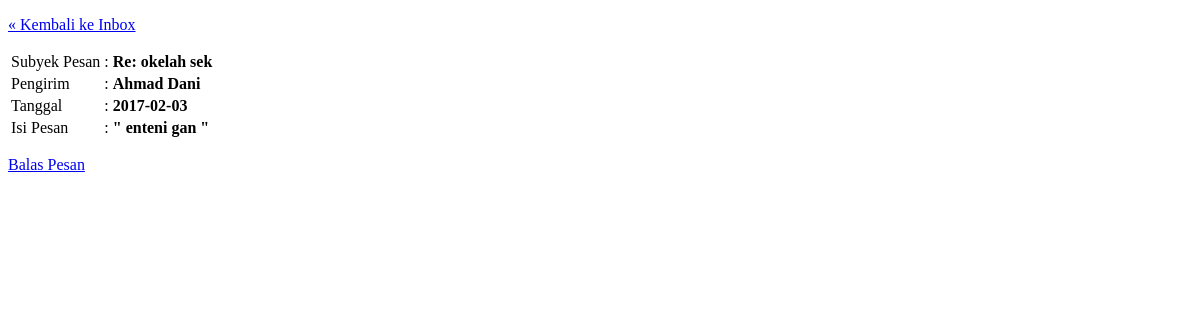
/dasbor/buka_pesan.php?id_member=6&id_pesan=37 (signed in), run on the app's committed database.
### tables this page shows
CREATE TABLE `pesan` (
  `id_pesan` int(10) NOT NULL,
  `id_pengirim` int(10) NOT NULL,
  `id_penerima` int(10) NOT NULL,
  `tanggal` date NOT NULL,
  `subyek_pesan` varchar(255) NOT NULL,
  `isi_pesan` longtext NOT NULL,
  `sudah_dibaca` enum('belum','sudah') NOT NULL
);

CREATE TABLE `member` (
  `id_member` int(10) NOT NULL,
  `nama_lengkap` varchar(255) NOT NULL,
  `gender` varchar(1) NOT NULL,
  `alamat` varchar(255) NOT NULL,
  `username` varchar(255) NOT NULL,
  `password` varchar(255) NOT NULL
);

### dasbor/buka_pesan.php (the view, shortened to what this page needs)
<?php
include_once '../setting/database.php';
$id_pesan = $_GET['id_pesan'];
$query_buka_pesan = mysqli_query($koneksi, "SELECT P.*, M.id_member, M.nama_lengkap FROM pesan P, member M WHERE id_pesan = $id_pesan AND P.id_pengirim=M.id_member");
$buka_pesan=mysqli_fetch_array($query_buka_pesan);
		?>
<!DOCTYPE html>
<html>
<head>
	<link rel="stylesheet" type="text/css" href="../css/style.css">
</head>
<body>
<p><a href="pesan.php">&laquo; Kembali ke Inbox</a></p>
<table>
	<tr>
		<td>Subyek Pesan</td>
		<td>:</td>
		<td><strong><?php echo $buka_pesan['subyek_pesan']; ?></strong></td>
	</tr>
	<tr>
		<td>Pengirim</td>
		<td>:</td>
		<td><strong><?php echo $buka_pesan['nama_lengkap']; ?></strong></td>
	</tr>
	<tr>
		<td>Tanggal</td>
		<td>:</td>
		<td><strong><?php echo $buka_pesan['tanggal']; ?></strong></td>
	</tr>
	<tr>
		<td>Isi Pesan</td>
		<td>:</td>
		<td><strong> " <?php echo $buka_pesan['isi_pesan']; ?> " </strong></td>
	</tr>
</table>
<p><a id="ke_balas_pesan" href="#">Balas Pesan</a></p>
</body>
</html>

### data on the page
pesan: subyek_pesan "Re: okelah sek", member.nama_lengkap "Ahmad Dani", tanggal "2017-02-03", isi_pesan "enteni gan"
